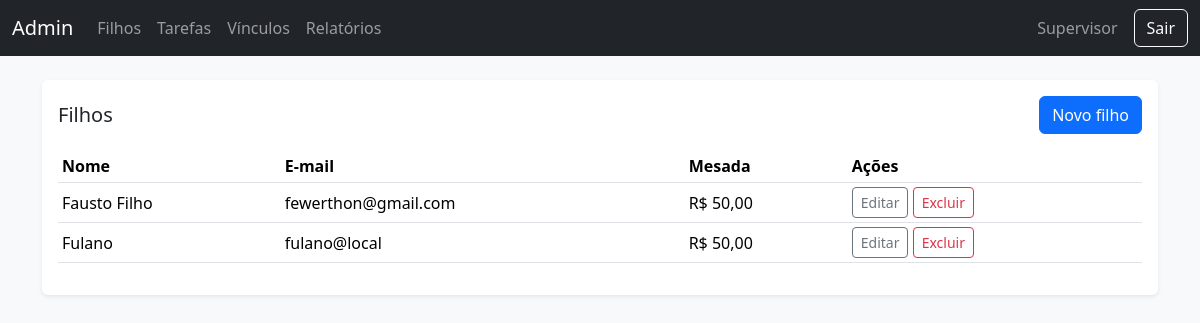
/admin/usuarios.php (signed in), run on the app's committed database.
### tables this page shows
CREATE TABLE users (
  id INTEGER PRIMARY KEY AUTOINCREMENT,
  name TEXT NOT NULL,
  email TEXT NOT NULL UNIQUE,
  password_hash TEXT NOT NULL,
  role TEXT NOT NULL CHECK(role IN ('supervisor','filho')),
  mesada REAL DEFAULT 100,
  created_at TEXT DEFAULT CURRENT_TIMESTAMP
);

### util.php (called while the page is built, shortened)
<?php
function money_br(float $v): string { return 'R$ ' . number_format($v, 2, ',', '.'); }
?>

### admin/usuarios.php (the view, shortened to what this page needs)
<?php
require_once 'layout.php';
$pdo = db();
$filhos = $pdo->query("SELECT * FROM users WHERE role='filho' ORDER BY name")->fetchAll(PDO::FETCH_ASSOC);
?>
<div class="bg-white rounded shadow-sm p-3">
  <div class="d-flex justify-content-between align-items-center mb-3">
    <h2 class="h5 mb-0">Filhos</h2>
    <button class="btn btn-primary" data-bs-toggle="modal" data-bs-target="#novoFilho">Novo filho</button>
  </div>
  <div class="table-responsive">
    <table class="table table-sm align-middle">
      <thead><tr><th>Nome</th><th>E-mail</th><th>Mesada</th><th>Ações</th></tr></thead>
      <tbody>
        <?php foreach ($filhos as $f): ?>
        <tr>
          <td><?php echo htmlspecialchars($f['name']); ?></td>
          <td><?php echo htmlspecialchars($f['email']); ?></td>
          <td><?php echo money_br((float)$f['mesada']); ?></td>
          <td>
            <button class="btn btn-sm btn-outline-secondary" data-bs-toggle="modal" data-bs-target="#edit<?php echo $f['id']; ?>">Editar</button>
            <form method="post" class="d-inline" onsubmit="return confirm('Excluir este filho?');">
              <button class="btn btn-sm btn-outline-danger">Excluir</button>
            </form>
          </td>
        </tr>
        <?php endforeach; ?>
      </tbody>
    </table>
  </div>
</div>
</div><?php html_foot(); ?>

### data on the page
users: name "Fausto Filho", email "fewerthon@gmail.com", mesada "R$ 50,00"
users: name "Fulano", email "fulano@local", mesada "R$ 50,00"

### other printed values
$_SESSION['name'] "Supervisor"
